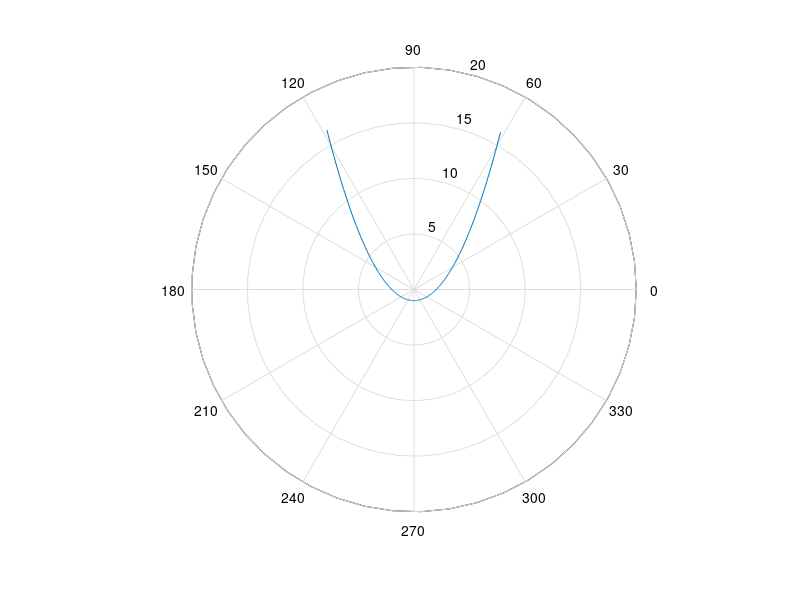

Here is the MATLAB script that generated this plot:
clear;clc;

x=-2:0.1:8;
y=4+sqrt(25-(x-3).^2);
plot(x,y);
hold on;
y=4-sqrt(25-(x-3).^2);
plot(x,y);
axis equal;

alfa=0:0.1:2*pi+0.1;
x=3+5*cos(alfa);
y=4+5*sin(alfa);
plot(x,y);

fi=0:0.1:2*pi+0.1;
%ro=5*fi./fi;
ro=ones(size(fi)).*5;
polar(fi, ro);
hold off;
polar(fi, ro);

ro=3./sqrt(1-0.8^2*cos(fi).^2);
polar(fi, ro);

fi=pi/2+0.5:0.01:2.5*pi-0.5;
ro=2./(1-sin(fi));
polar(fi, ro);